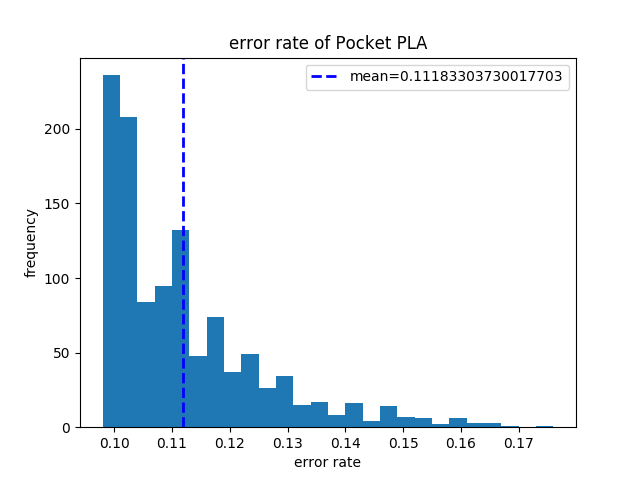

Source code (Python):
import sys
import random
import numpy as np
import pandas as pd
import matplotlib.pyplot as plt
import time

def sign(num):
    if num <= 0:
        return -1.0
    return 1.0

def errorcount(w, x, y):
	count = 0
	for n in range(y.size):
		if sign(np.dot(w, x[n])) != y[n]:
			count += 1
	return count

def pocket(x,y,x_test,y_test):
	random.seed(time.time())
	w = np.zeros((1, 5), dtype=np.float64)
	w_pocket = np.zeros((1, 5), dtype=np.float64)
	visit = list(range(y.size))
	random.shuffle(visit)
	i = 0
	#train
	while i <= 100:
		for n in visit:
			dot = sign(np.dot(w,x[n]))
			if dot != y[n]:
				w = w + x[n]*y[n] #新w
				error0 = errorcount(w, x, y)
				error1 = errorcount(w_pocket, x, y)
				#print(error0, error1, i, sep='/')
				if error0 < error1:
					w_pocket = w
				i += 1

	#test
	error = errorcount(w_pocket, x_test, y_test)/y_test.size
	return error


def main():
	raw = pd.read_csv("./data/hw1_7_train.dat", sep='\s+', index_col=False, header=None)
	raw_test = pd.read_csv("./data/hw1_7_test.dat", sep='\s+', index_col=False, header=None)
	x = np.ones((raw[0].size,5))
	x[:,1:] = raw.iloc[:,0:4]
	y = raw.iloc[:,4].astype(np.float64)

	x_test = np.ones((raw_test[0].size,5))
	x_test[:,1:] = raw_test.iloc[:,0:4]
	y_test = raw_test.iloc[:,4].astype(np.float64)

	error = []

	for i in range(1126):
		error.append(pocket(x,y,x_test,y_test))
		
		hashes = '#' * int(i/1126 * 20)
		spaces = ' ' * (20 - len(hashes))
		sys.stdout.write("\r[%s] %f%%  %f"%(hashes + spaces,i/1126*100, error[i]))
		sys.stdout.flush()
		
		#print(error[i])
		
	print()
	print(sum(error)/1126)

	plt.hist(error, bins='auto')
	plt.xlabel('error rate')  
	plt.ylabel('frequency')
	plt.title('error rate of Pocket PLA') 
	plt.axvline(sum(error)/1126, color='b', linestyle='dashed', linewidth=2, label='mean='+str(sum(error)/1126))
	plt.legend(loc='upper right')
	plt.savefig('./pocket.png')

if __name__ == '__main__':
	main()